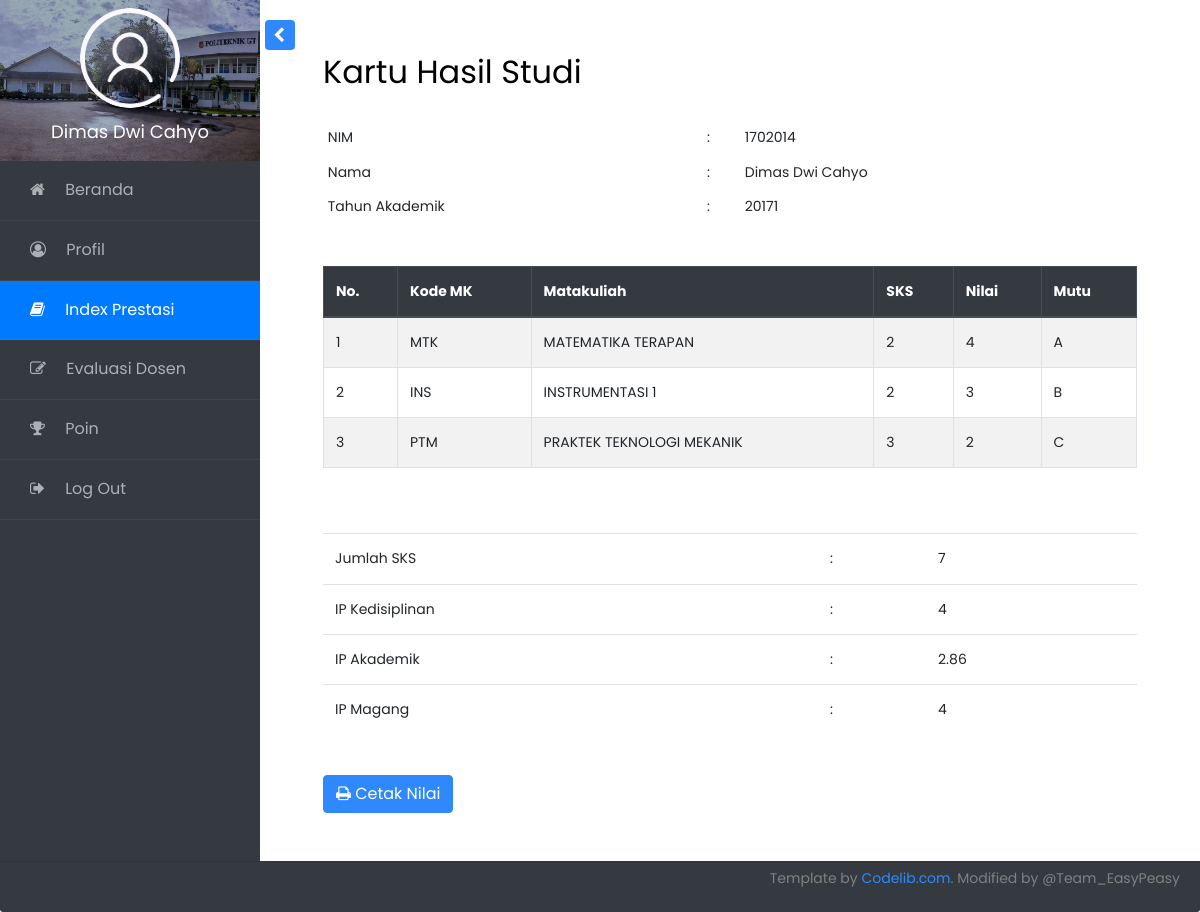
The app's page /khs?tahunakademik=20171 (signed in) with its own data.
### tables this page shows
CREATE TABLE `mahasiswa` (
  `nim` int(11) NOT NULL,
  `nama` text NOT NULL,
  `jeniskelamin` text NOT NULL,
  `programstudi` text NOT NULL,
  `tempatlahir` text NOT NULL,
  `tanggallahir` date NOT NULL,
  `tahunmasuk` int(11) NOT NULL,
  `status` text NOT NULL,
  `kelas` text NOT NULL,
  `password` text NOT NULL,
  `pembimbing` text NOT NULL
);

CREATE TABLE `nilaiakademik` (
  `id` int(11) NOT NULL,
  `nim` int(11) NOT NULL,
  `nama` text NOT NULL,
  `uts` text NOT NULL,
  `uas` text NOT NULL,
  `tugas` text NOT NULL,
  `kuis` text NOT NULL,
  `akhir` text NOT NULL,
  `huruf` text NOT NULL,
  `angka` double NOT NULL,
  `kodemk` text NOT NULL,
  `namamk` text NOT NULL,
  `sks` int(11) NOT NULL,
  `tahunakademik` int(11) NOT NULL,
  `prodi` text NOT NULL,
  `dosen` text NOT NULL,
  `kelas` text NOT NULL,
  `status` text NOT NULL,
  `statusmk` text NOT NULL
);

### config/functions.php (called while the page is built, shortened)
<?php
	$koneksi = mysqli_connect("localhost","root","","sisfo");
	function query($query) {
		global $koneksi;
		$hasil = mysqli_query($koneksi, $query);
		$rows = [];
		while ($row = mysqli_fetch_assoc($hasil)) {
			$rows[] = $row;
		}
		return $rows;
	}
	function cari($keyword){
		$query = "SELECT nama,tahunmasuk FROM mahasiswa WHERE nim = '$keyword'";
		return query($query);
	}
	function panggilNama($nim){
		 if(isset($nim)){
		   $mahasiswa = cari($nim);
		 }
		$namaMahasiswa = $mahasiswa[0]['nama'];
		return $namaMahasiswa;
	}
?>

### khs/index.php (the view, shortened to what this page needs)
<?php
     require '../config/functions.php';
     $nim = $_SESSION['nim'];
     $namaMahasiswa = panggilNama($nim);
     $tahunakademik =$_GET['tahunakademik'];
     $mutu = 0.0;
     $jmlsks = 0;
      $ipk = query("SELECT kodemk,namamk,sks,angka,huruf FROM `nilaiakademik` WHERE `nim` = $nim && `tahunakademik`= $tahunakademik");
      foreach ($ipk as $index => $ip) {
            $mutu += $ip['angka']*$ip['sks'];
            $jmlsks += $ip['sks'];
          }
      $ip = $mutu/$jmlsks;
      $ip = number_format($ip,2);
?>
<!doctype html>
<html lang="en">
  <head>
		<link rel="stylesheet" href="https://stackpath.bootstrapcdn.com/bootstrap/4.4.1/css/bootstrap.min.css">
		<link rel="stylesheet" href="https://stackpath.bootstrapcdn.com/font-awesome/4.7.0/css/font-awesome.min.css">
		<link rel="stylesheet" href="/proyek-sisfo/css/style.css">
  </head>
  <body>
		<div class="wrapper d-flex align-items-stretch">
      <?php include '../_PARTIAL/sidebar.php';?>
      <div id="content" class="p-4 p-md-5 pt-5">
    <div class="container">
      <h2 class="mb-4">Kartu Hasil Studi</h2>
      <table class="table table-sm table-borderless">
            <tr>
            <td>NIM</td>
            <td>:</td>
            <td><?= $nim;?></td>
          </tr>
          <tr>
            <td>Nama</td>
            <td>:</td>
            <td><?= $namaMahasiswa;?></td>
          </tr>
          <tr>
            <td>Tahun Akademik</td>
            <td>:</td>
            <td><?= $tahunakademik;?></td>
          </tr>
          </table>
          <br>
          <table class="table table-striped table-hover table-bordered">
          <caption></caption>
            <thead class="thead-dark">
            <tr>
              <th scope="col">No.</th>
              <th scope="col">Kode MK</th>
              <th scope="col">Matakuliah</th>
              <th scope="col">SKS</th>
              <th scope="col">Nilai</th>
              <th scope="col">Mutu</th>
            </tr>
            </thead>
            <tbody>
              <?php $i=1; ?>
              <?php foreach ($ipk as $row) : ?>
             <tr>
              <td><?= $i; ?></td>
              <td><?= $row["kodemk"];?></td>
              <td><?= $row["namamk"];?></td>
              <td><?= $row["sks"];?></td>
              <td><?= $row["angka"];?></td>
              <td><?= $row["huruf"];?></td>
            </tr>
            <?php $i++; ?>
            <?php endforeach; ?>
            </tbody>
          </table>
          <br>
          <table class="table">
            <tr>
            <td>Jumlah SKS</td>
            <td>:</td>
            <td><?=$jmlsks;?></td>
          </tr>
          <tr>
            <td>IP Kedisiplinan</td>
            <td>:</td>
            <td>4</td>
          </tr>
          <tr>
            <td>IP Akademik</td>
            <td>:</td>
            <td><?=$ip;?></td>
          </tr>
          <tr>
            <td>IP Magang</td>
            <td>:</td>
            <td>4</td>
          </tr>
          </table>
          <br>
          <form method="post" action="">
          <button type="submit" name="cetak" class="btn btn-primary"><i class="fa fa-print" aria-hidden="true"></i> Cetak Nilai</button>
        </form>
    </div>
      </div>
		</div>
    <?php include '../_PARTIAL/footer.php'?>
  </body>
</html>

### _PARTIAL/sidebar.php
<?php
$beranda='';
$profil='';
$index_prestasi='';
$evaluasi_dosen='';
$poin='';
$aktif="class='active bg-primary'";
if ($page == "beranda") {
  $beranda = $aktif;
} elseif ($page =="profil"){
  $profil=$aktif;
} elseif ($page =="index"){
  $index_prestasi=$aktif;
} elseif ($page =="khs"){
  $index_prestasi=$aktif;
} elseif ($page =="evaluasi"){
  $evaluasi_dosen=$aktif;
} elseif ($page =="poin"){
  $poin=$aktif;
}
  echo "
	<nav id='sidebar' class='bg-dark'>
				<div class='custom-menu'>
					<button type='button' id='sidebarCollapse' class='btn btn-primary'>
	        </button>
        </div>
	  		<div class='img bg-wrap text-center py-2' style='background-image: url(/proyek-sisfo/images/bg.jpg);'>
	  			<div class='user-logo'>
	  				<div class='img' style='background-image: url(/proyek-sisfo/images/default-logo-2.1.png);'></div>
	  				<h3>$namaMahasiswa</h3>
	  			</div>
	  		</div>
        <ul class='list-unstyled components mb-5'>
          <li $beranda>
            <a href='/proyek-sisfo/'><span class='fa fa-home mr-3'></span> Beranda</a>
          </li>
          <li $profil>
              <a href='/proyek-sisfo/profil/'><span class='fa fa-user-circle-o mr-3'></span> Profil</a>
          </li>
          <li $index_prestasi>
            <a href='/proyek-sisfo/index-prestasi/'><span class='fa fa-book mr-3'></span> Index Prestasi</a>
          </li>
          <li $evaluasi_dosen>
            <a href='/proyek-sisfo/evaluasi-dosen/'><span class='fa fa-pencil-square-o mr-3'></span> Evaluasi Dosen</a>
          </li>
          <li $poin>
            <a href='/proyek-sisfo/poin/'><span class='fa fa-trophy mr-3'></span> Poin</a>
          </li>
          <li>
            <a href='/proyek-sisfo/logout/'><span class='fa fa-sign-out mr-3'></span> Log Out</a>
          </li>
        </ul>
    	</nav>
    	"
 ?>

### records on screen
mahasiswa: nama "Dimas Dwi Cahyo"
nilaiakademik: kodemk "MTK", namamk "MATEMATIKA TERAPAN", sks "2", angka "4", huruf "A"
nilaiakademik: kodemk "INS", namamk "INSTRUMENTASI 1", sks "2", angka "3", huruf "B"
nilaiakademik: kodemk "PTM", namamk "PRAKTEK TEKNOLOGI MEKANIK", sks "3", angka "2", huruf "C"

### other values on screen
$nim "1702014"
$tahunakademik "20171"
$jmlsks "7"
$ip "2.86"
